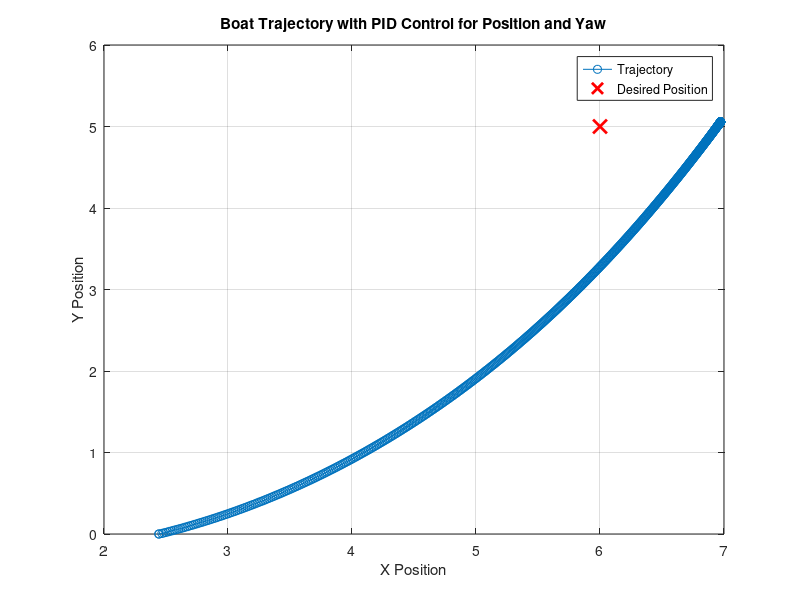
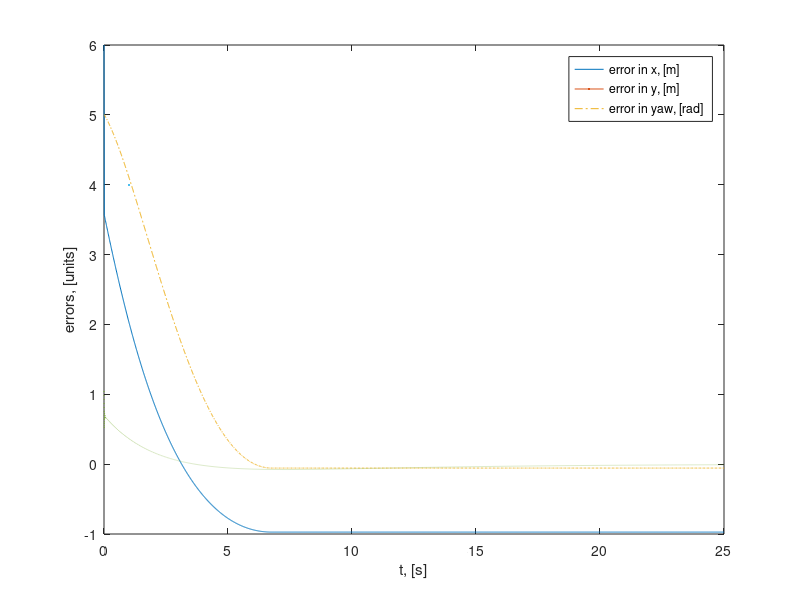

These charts were generated, in order, by the following MATLAB code:
clc;
clear;
close all;

%% Coordinates
x_0 = 0;
y_0 = 0;
psi = 0; % Initial yaw angle
L = 0.1;   % Length of the boat

% Desired Position and Orientation
x_des = 6;
y_des = 5;
psi_des = pi/3;

%% Time parameters
dt = 0.01;
ts = 25;
t = 0:dt:ts;

traj_x = [];
traj_y = [];
psi_s = [];
e_x = [];
e_y=[];
e_p=[];

% Initialize PID variables
% Proportional, Integral, Derivative gains for x and y
Kp_x = 0.7; Ki_x = 0.3; Kd_x = 0.4;
Kp_y = 1; Ki_y = 0.1; Kd_y = 0.05;

% PID gains for yaw
Kp_psi = 0.9; Ki_psi = 0.1; Kd_psi = 0.5;

% PID error accumulations
int_error_x = 0; int_error_y = 0;
int_error_psi = 0;
prev_error_x = 0; prev_error_y = 0;
prev_error_psi = 0;

for k = 1:length(t)
    %% Calculate Position and Orientation Error
    error_x = x_des - x_0;
    error_y = y_des - y_0;
    error_psi = psi_des - psi;

    % Stop controller if error is small
    % if norm([error_x, error_y]) < 0.01 && abs(error_psi) < 0.01
    %     break;
    % end
    e_x(k)=error_x;
    e_y(k)=error_y;
    e_p(k)=error_psi;
    %% PID Controller for X (forward velocity)
    int_error_x = int_error_x + error_x * dt; % Integral term
    der_error_x = (error_x - prev_error_x) / dt; % Derivative term
    u_x = Kp_x * error_x + Ki_x * int_error_x + Kd_x * der_error_x; % PID output for x
    
    u_x = max(u_x, 0);  % Prevent reverse movement by ensuring u_x is non-negative
    prev_error_x = error_x;

    %% Set sideways velocity to zero (non-holonomic constraint)
    u_y = 0;

    %% PID Controller for Yaw (orientation)
    int_error_psi = int_error_psi + error_psi * dt; % Integral term

    der_error_psi = (error_psi - prev_error_psi) / dt; % Derivative term

    r = Kp_psi * error_psi + Ki_psi * int_error_psi + Kd_psi * der_error_psi; % PID output for yaw
    prev_error_psi = error_psi;

    %% Kinematics
    % Jacobian matrix (rotation matrix)
    J = [cos(psi) -sin(psi) 0;
         sin(psi)  cos(psi) 0;
         0         0        1];

    vel = [u_x; u_y; r];
    out = J * vel;

    x_dot = out(1);
    y_dot = out(2);
    psi_dot = out(3);

    %% Update Position and Orientation
    x_0 = x_0 + x_dot * dt;
    y_0 = y_0 + y_dot * dt;
    psi = psi + psi_dot * dt;

    % Store trajectory
    traj_x(k) = x_0;
    traj_y(k) = y_0;
    psi_s(k) = psi;
end


%% Animation of the Boat
% figure;
% for i = 1:length(traj_x)
%     % Extract current positions and orientations
%     x_leader = traj_x(i);
%     y_leader = traj_y(i);
%     psi_leader = psi_s(i);
% 
%     % Define the boat as a triangle
%     boat_length = L;
%     boat_width = 0.5 * L; % Width proportional to length
% 
%     % Define vertices of the boat shape
%     boat_shape = [boat_length, 0; -boat_length/2, boat_width/2; -boat_length/2, -boat_width/2];
% 
%     % Rotation matrix for the boat's orientation
%     R = [cos(psi_leader) -sin(psi_leader);
%          sin(psi_leader) cos(psi_leader)];
% 
%     % Rotate and translate the boat shape to the current position
%     rotated_boat = (R * boat_shape')';
% 
%     % Shift the boat to its current position
%     x_boat = rotated_boat(:, 1) + x_leader;
%     y_boat = rotated_boat(:, 2) + y_leader;
% 
%     % Plot the trajectory
%     plot(traj_x(1:i), traj_y(1:i), 'r-', 'LineWidth', 1.5);
%     hold on;
% 
%     % Plot the boat as a triangle
%     fill(x_boat, y_boat, 'b'); % Blue triangle for the boat
% 
%     % Set axis limits and labels
%     axis equal;
%     title('Boat Animation with Orientation Control');
%     xlabel('X (m)');
%     ylabel('Y (m)');
%     grid on;
% 
%     pause(0.1);
%     hold off;
% end
%% Plotting the Trajectory
figure;
plot(traj_x, traj_y, '-o');
hold on;
plot(x_des, y_des, 'rx', 'MarkerSize', 10, 'LineWidth', 2);  % Desired point
xlabel('X Position');
ylabel('Y Position');
title('Boat Trajectory with PID Control for Position and Yaw');
legend('Trajectory', 'Desired Position');
grid on;

%% Error Plot
% Assuming 'e' is previously calculated error between leader and follower
figure
plot(t, e_x,'-',LineWidth=4)
hold on
plot(t, e_y,'-.',LineWidth=4)
plot(t, e_p,':',LineWidth=4)

legend('error in x, [m]', 'error in y, [m]', 'error in yaw, [rad]');
%set(gca, 'fontsize', 24)
xlabel('t, [s]');
ylabel('errors, [units]');